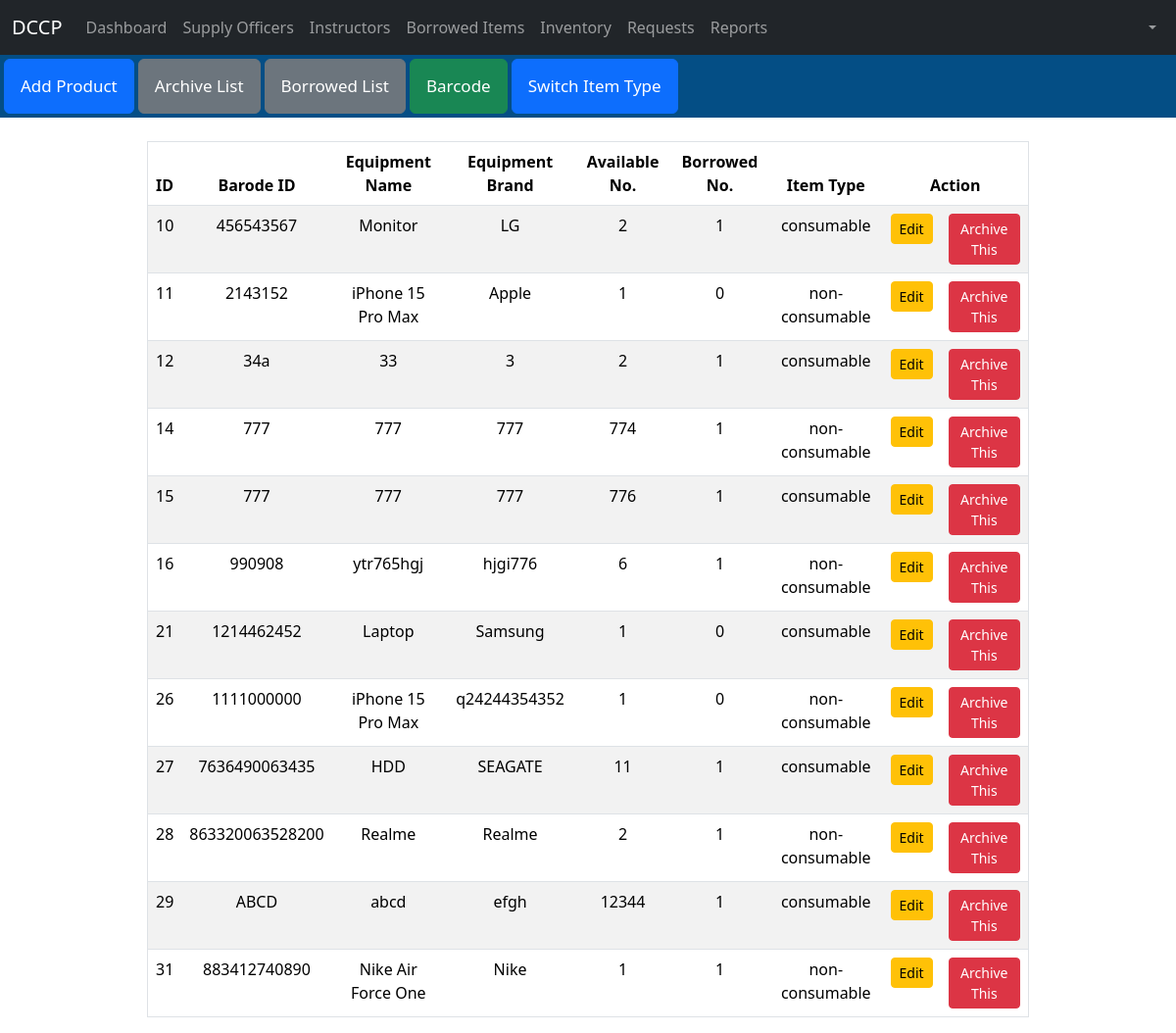
The page / on the database its author committed.
### tables this page shows
CREATE TABLE `inventory` (
  `id` int(11) NOT NULL,
  `item_code` char(100) NOT NULL,
  `equipment_name` char(100) NOT NULL,
  `equipment_brand` char(100) NOT NULL,
  `equipment_model` char(100) NOT NULL,
  `equipment_type` char(100) NOT NULL,
  `quantity` int(11) NOT NULL,
  `request` int(11) NOT NULL,
  `borrow_no` int(11) NOT NULL,
  `item_type` text NOT NULL
);

### index.php (the view, shortened to what this page needs)
<?php
	include_once("config.php");
	$rs=mysqli_query($mysqli, "select * from inventory");
?>
<!DOCTYPE html>
<html>
	<head>
	</head>
	<body>
		<link href="https://cdn.jsdelivr.net/npm/bootstrap@5.3.2/dist/css/bootstrap.min.css" rel="stylesheet">
		<nav class="navbar navbar-expand-sm bg-dark navbar-dark">
		<div class="container-fluid">
			<a class="navbar-brand" href="#">DCCP</a>
			<div class="collapse navbar-collapse" id="collapsibleNavbar">
			<ul class="navbar-nav">
					<li class="nav-item">
						<a class="nav-link" href="admin-dashboard.php">Dashboard</a>
					</li>
					<li class="nav-item">
						<a class="nav-link" href="supply_officer.php">Supply Officers</a>
					</li>
					<li class="nav-item">
						<a class="nav-link" href="instructor.php">Instructors</a>
					</li>
					<li class="nav-item">
						<a class="nav-link" href="borrowed_items.php">Borrowed Items</a>
					</li>
					<li class="nav-item">
						<a class="nav-link" href="index.php">Inventory</a>
					</li>
					<li class="nav-item">
						<a class="nav-link" href="request.php">Requests</a>
					</li>
					<li class="nav-item">
						<a class="nav-link" href="reports.php">Reports</a>
					</li>
			</ul>
			<div class="collapse navbar-collapse justify-content-end" id="navbarCollapse">
			<ul class="navbar-nav">
			<li class="nav-item">
			<li class="nav-item dropdown">
				<a class="nav-link dropdown-toggle" href="#" role="button" data-bs-toggle="dropdown"><?php session_start(); $email = $_SESSION['email']; echo $email;?></a>
				</li>
			</li>
		</ul>
		</div>
			</div>
		</div>
		</nav>
		<div class="sidebar p-1">
			<a class="me-1 btn btn-primary" href="add.php">Add Product</a>
			<a class="me-1 btn btn-secondary"   href="unarchive.php">Archive List</a>
			<a class="me-1 btn btn-secondary"  href="borrowed_list.php">Borrowed List</a>
			<a class="me-1 btn btn-success"  href="match-product.php">Barcode</a>
			<a class="me-1 btn btn-primary" onclick="toggleText()">Switch Item Type</a>
		</div><br>
		<table class="table table-striped w-75" border="1px" align="center">
			<thead >
				<tr align="center" >
					<th><b>ID</b></th>
					<th><b>Barode ID</b></th>
					<th><b>Equipment Name</b></th>
					<th><b>Equipment Brand</b></th>
					<th><b>Available No.</b></th>
					<th><b>Borrowed No.</b></th>
					<th><b>Item Type</b></th>
					<th colspan="2"><b>Action</b></th>
				</tr>
			</thead>
			<tbody>
				<?php
    while ($res = mysqli_fetch_array($rs)) {
        $itemTypeClass = ($res['item_type'] == 'consumable') ? 'consumable' : 'non-consumable';
        echo "<tr align='center' class='$itemTypeClass'> <td>" . $res['id'] . "</td>";
        echo "<td>" . $res['item_code'] . "</td>";
        echo "<td>" . $res['equipment_name'] . "</td>";
        echo "<td>" . $res['equipment_brand'] . "</td>";
        echo "<td>" . $res['quantity'] . "</td>";
        echo "<td>" . $res['borrow_no'] . "</td>";
        echo "<td>" . $res['item_type'] . "</td>";
        echo "<td><a class='btn btn-sm btn-warning' href='edit.php?id=$res[id]'>Edit</a></td>";
        echo "<td><a class='btn btn-sm btn-danger' href='delete_inventory.php?id=$res[id]'>Archive This</a></td></tr>";
    }
?>
			</tbody>
		</table>
	</body>
</html>

### index.php (style rules this page uses)
body { font-family: Arial, sans-serif; margin: 0; padding: 0; }
.sidebar { width: 100%; background-color: #044e85; overflow: hidden; }
.sidebar a { float: left; display: block; color: white; text-align: center; padding: 14px 16px; text-decoration: none; font-size: 17px; }

### rows shown on the page
inventory: id "10", item_code "456543567", equipment_name "Monitor", equipment_brand "LG", quantity "2", borrow_no "1", item_type "consumable"
inventory: id "11", item_code "2143152", equipment_name "iPhone 15 Pro Max", equipment_brand "Apple", quantity "1", borrow_no "0", item_type "non-consumable"
inventory: id "12", item_code "34a", equipment_name "33", equipment_brand "3", quantity "2", borrow_no "1", item_type "consumable"
inventory: id "14", item_code "777", equipment_name "777", equipment_brand "777", quantity "774", borrow_no "1", item_type "non-consumable"
inventory: id "15", item_code "777", equipment_name "777", equipment_brand "777", quantity "776", borrow_no "1", item_type "consumable"
inventory: id "16", item_code "990908", equipment_name "ytr765hgj", equipment_brand "hjgi776", quantity "6", borrow_no "1", item_type "non-consumable"
inventory: id "21", item_code "1214462452", equipment_name "Laptop", equipment_brand "Samsung", quantity "1", borrow_no "0", item_type "consumable"
inventory: id "26", item_code "1111000000", equipment_name "iPhone 15 Pro Max", equipment_brand "q24244354352", quantity "1", borrow_no "0", item_type "non-consumable"
inventory: id "27", item_code "7636490063435", equipment_name "HDD", equipment_brand "SEAGATE", quantity "11", borrow_no "1", item_type "consumable"
inventory: id "28", item_code "863320063528200", equipment_name "Realme", equipment_brand "Realme", quantity "2", borrow_no "1", item_type "non-consumable"
inventory: id "29", item_code "ABCD", equipment_name "abcd", equipment_brand "efgh", quantity "12344", borrow_no "1", item_type "consumable"
inventory: id "31", item_code "883412740890", equipment_name "Nike Air Force One", equipment_brand "Nike", quantity "1", borrow_no "1", item_type "non-consumable"
